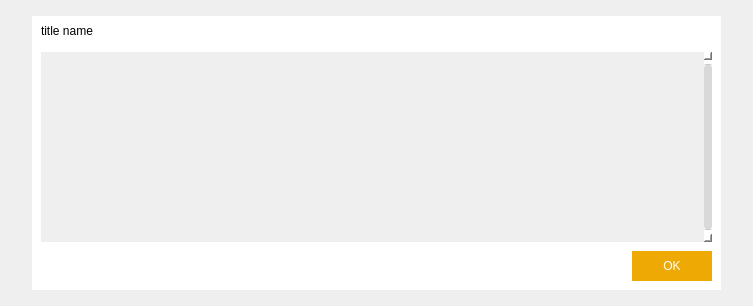
<?xml version="1.0" encoding="UTF-8"?>
<ui version="4.0">
 <class>HelpMessageDialog</class>
 <widget class="QDialog" name="HelpMessageDialog">
  <property name="geometry">
   <rect>
    <x>0</x>
    <y>0</y>
    <width>753</width>
    <height>306</height>
   </rect>
  </property>
  <property name="font">
   <font>
    <pointsize>10</pointsize>
   </font>
  </property>
  <property name="windowTitle">
   <string notr="true">MassGrid Core - Command-line options</string>
  </property>
  <property name="styleSheet">
   <string notr="true"/>
  </property>
  <layout class="QGridLayout" name="gridLayout">
   <property name="leftMargin">
    <number>0</number>
   </property>
   <property name="topMargin">
    <number>0</number>
   </property>
   <property name="rightMargin">
    <number>0</number>
   </property>
   <property name="bottomMargin">
    <number>0</number>
   </property>
   <item row="0" column="0">
    <widget class="QWidget" name="centerWin" native="true">
     <property name="styleSheet">
      <string notr="true">QWidget#centerWin{
border:hidden;
	border-image: url(:/pic/res/pic/dlgBackgroud.png);
}

QScrollArea{
border:hidden;
}

/*垂直滚动条整体*/
QScrollBar:vertical
{
    width:8px;
    background:rgb(0,0,0,0%);
    margin:0px,0px,0px,0px;
    padding-top:12px;   /*上预留位置*/
    padding-bottom:12px;    /*下预留位置*/
}

/*滚动条中滑块的样式*/
QScrollBar::handle:vertical
{
    width:8px;
    background:rgb(0,0,0,15%);
    border-radius:4px;
    min-height:20px;
}

/*鼠标触及滑块样式*/
QScrollBar::handle:vertical:hover
{
    width:9px;
    background:rgb(0,0,0,30%);
    border-radius:4px;
    min-height:20;
}

/*设置下箭头*/
QScrollBar::add-line:vertical
{
    height:12px;
    width:10px;
    border-image:url(:/selectfile/scroll/3.png);
    subcontrol-position:bottom;
}

/*设置上箭头*/
QScrollBar::sub-line:vertical
{
    height:12px;
    width:10px;
    border-image:url(:/selectfile/scroll/1.png);
    subcontrol-position:top;
}

/*设置下箭头:悬浮状态*/
QScrollBar::add-line:vertical:hover
{
    height:12px;
    width:10px;
    border-image:url(:/selectfile/scroll/4.png);
    subcontrol-position:bottom;
}

/*设置上箭头：悬浮状态*/
QScrollBar::sub-line:vertical:hover
{
    height:12px;
    width:10px;
    border-image:url(:/selectfile/scroll/2.png);
    subcontrol-position:top;
}

/*当滚动条滚动的时候，上面的部分和下面的部分*/
QScrollBar::add-page:vertical,QScrollBar::sub-page:vertical
{
    background:rgb(0,0,0,10%);
    border-radius:4px;
}



QScrollBar:horizontal{
height:10px;
background:transparent;
background-color:rgb(248, 248, 248);
margin:0px,0px,0px,0px;
padding-left:10px;padding-right:10px;
}

QScrollBar::handle:horizontal{
height:10px;
background:lightgray;
border-radius:5px;/*min-height:20;*/
}
QScrollBar::handle:horizontal:hover{
height:10px;
background:gray;
border-radius:5px;/*min-height:20;*/
}
QScrollBar::add-line:horizontal{
/*height:10px;width:10px;*/
border-image:url(:/button/images/button/right.png);
/*subcontrol-position:right;*/
}
QScrollBar::sub-line:horizontal{
/*height:10px;width:10px;*/
border-image:url(:/button/images/button/left.png);
/*subcontrol-position:left;*/
}
QScrollBar::add-line:horizontal:hover{
/*height:10px;width:10px;*/
border-image:url(:/button/images/button/right_mouseDown.png);
/*subcontrol-position:right;*/
}
QScrollBar::sub-line:horizontal:hover{
/*height:10px;width:10px;*/
border-image:url(:/button/images/button/left_mouseDown.png);
/*subcontrol-position:left;*/
}
QScrollBar::add-page:horizontal,QScrollBar::sub-page:horizontal{
background:transparent;
border-radius:5px;
}</string>
     </property>
     <layout class="QGridLayout" name="gridLayout_2">
      <property name="leftMargin">
       <number>32</number>
      </property>
      <property name="topMargin">
       <number>16</number>
      </property>
      <property name="rightMargin">
       <number>32</number>
      </property>
      <property name="bottomMargin">
       <number>16</number>
      </property>
      <item row="0" column="0">
       <widget class="QFrame" name="mainframe">
        <property name="styleSheet">
         <string notr="true">QFrame#mainframe{
border:hidden;
	background-color: rgb(255, 255, 255);
}</string>
        </property>
        <property name="frameShape">
         <enum>QFrame::StyledPanel</enum>
        </property>
        <property name="frameShadow">
         <enum>QFrame::Raised</enum>
        </property>
        <layout class="QVBoxLayout" name="verticalLayout_4">
         <property name="leftMargin">
          <number>0</number>
         </property>
         <property name="topMargin">
          <number>0</number>
         </property>
         <property name="rightMargin">
          <number>0</number>
         </property>
         <property name="bottomMargin">
          <number>0</number>
         </property>
         <item>
          <layout class="QVBoxLayout" name="verticalLayout_3">
           <item>
            <layout class="QHBoxLayout" name="horizontalLayout_5">
             <property name="leftMargin">
              <number>9</number>
             </property>
             <item>
              <widget class="QLabel" name="label_titleName">
               <property name="text">
                <string>title name</string>
               </property>
              </widget>
             </item>
             <item>
              <spacer name="horizontalSpacer_3">
               <property name="orientation">
                <enum>Qt::Horizontal</enum>
               </property>
               <property name="sizeHint" stdset="0">
                <size>
                 <width>40</width>
                 <height>20</height>
                </size>
               </property>
              </spacer>
             </item>
             <item>
              <widget class="QToolButton" name="cancelButton">
               <property name="minimumSize">
                <size>
                 <width>30</width>
                 <height>30</height>
                </size>
               </property>
               <property name="maximumSize">
                <size>
                 <width>30</width>
                 <height>30</height>
                </size>
               </property>
               <property name="styleSheet">
                <string notr="true">QToolButton{
border:hidden;
image: url(:/pic/res/pic/closeBtn.png);
}

</string>
               </property>
               <property name="text">
                <string/>
               </property>
              </widget>
             </item>
            </layout>
           </item>
           <item>
            <layout class="QVBoxLayout" name="verticalLayout">
             <property name="spacing">
              <number>9</number>
             </property>
             <property name="leftMargin">
              <number>9</number>
             </property>
             <property name="topMargin">
              <number>0</number>
             </property>
             <property name="rightMargin">
              <number>9</number>
             </property>
             <property name="bottomMargin">
              <number>9</number>
             </property>
             <item>
              <widget class="QScrollArea" name="scrollArea">
               <property name="styleSheet">
                <string notr="true"/>
               </property>
               <property name="verticalScrollBarPolicy">
                <enum>Qt::ScrollBarAlwaysOn</enum>
               </property>
               <property name="widgetResizable">
                <bool>true</bool>
               </property>
               <widget class="QWidget" name="scrollAreaWidgetContents">
                <property name="geometry">
                 <rect>
                  <x>0</x>
                  <y>0</y>
                  <width>661</width>
                  <height>185</height>
                 </rect>
                </property>
                <layout class="QVBoxLayout" name="verticalLayout_2">
                 <item>
                  <widget class="QLabel" name="helpMessageLabel">
                   <property name="cursor">
                    <cursorShape>IBeamCursor</cursorShape>
                   </property>
                   <property name="textFormat">
                    <enum>Qt::PlainText</enum>
                   </property>
                   <property name="openExternalLinks">
                    <bool>true</bool>
                   </property>
                   <property name="textInteractionFlags">
                    <set>Qt::LinksAccessibleByMouse|Qt::TextSelectableByKeyboard|Qt::TextSelectableByMouse</set>
                   </property>
                  </widget>
                 </item>
                </layout>
               </widget>
              </widget>
             </item>
             <item>
              <widget class="QDialogButtonBox" name="okButton">
               <property name="styleSheet">
                <string notr="true">QPushButton{
width:80;
height:30;
background-color: rgb(239, 169, 4);
color: rgb(255, 255, 255);
border:hidden;
}</string>
               </property>
               <property name="orientation">
                <enum>Qt::Horizontal</enum>
               </property>
               <property name="standardButtons">
                <set>QDialogButtonBox::Ok</set>
               </property>
              </widget>
             </item>
            </layout>
           </item>
          </layout>
         </item>
        </layout>
       </widget>
      </item>
     </layout>
    </widget>
   </item>
  </layout>
 </widget>
 <resources/>
 <connections>
  <connection>
   <sender>okButton</sender>
   <signal>accepted()</signal>
   <receiver>HelpMessageDialog</receiver>
   <slot>accept()</slot>
   <hints>
    <hint type="sourcelabel">
     <x>20</x>
     <y>20</y>
    </hint>
    <hint type="destinationlabel">
     <x>20</x>
     <y>20</y>
    </hint>
   </hints>
  </connection>
  <connection>
   <sender>okButton</sender>
   <signal>rejected()</signal>
   <receiver>HelpMessageDialog</receiver>
   <slot>reject()</slot>
   <hints>
    <hint type="sourcelabel">
     <x>20</x>
     <y>20</y>
    </hint>
    <hint type="destinationlabel">
     <x>20</x>
     <y>20</y>
    </hint>
   </hints>
  </connection>
 </connections>
</ui>
